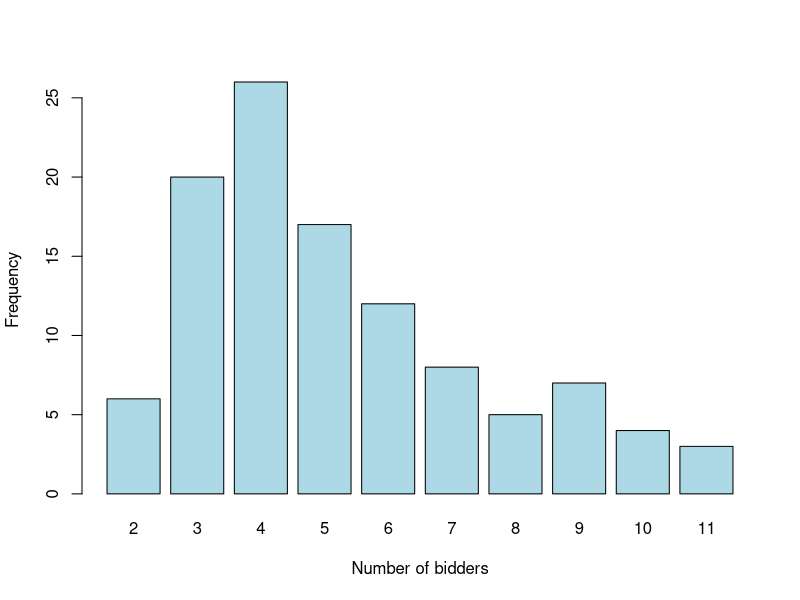

Here is the R script that generated this plot:
# QUESTION 4
png("q4.png", width = 360, height = 247)

data <- data.frame(
 Bidders   = c(2, 3, 4, 5, 6, 7, 8, 9, 10, 11),
 Contracts = c(6, 20, 26, 17, 12, 8, 5, 7, 4, 3)
)

barplot(
 height = data$Contracts,
 names.arg = data$Bidders,
 xlab = "Number of bidders",
 ylab = "Frequency",
 col  = "lightblue"
)

dev.off()
